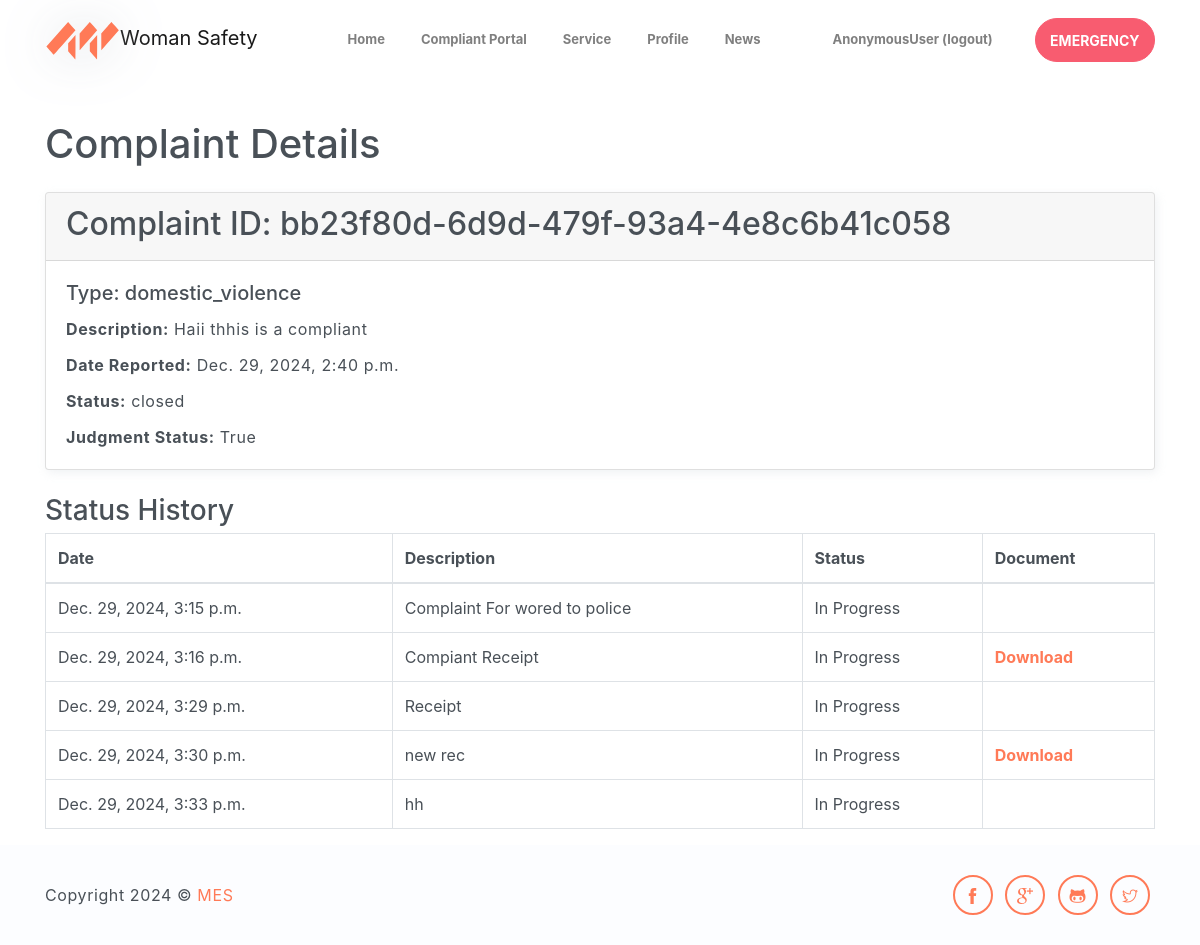
/complaint_details/1, run on the app's committed database.
### home/models.py (models this page shows, shortened)
class Complaint(models.Model):
    STATUS_CHOICES = [
        ('pending', 'Pending'),
        ('in_progress', 'In Progress'),
        ('resolved', 'Resolved'),
        ('closed', 'Closed'),
    ]
    user = models.ForeignKey(User, on_delete=models.CASCADE, related_name='complaints')
    complaint_id = models.UUIDField(default=uuid.uuid4, editable=False, unique=True)
    complaint_type = models.CharField(max_length=100, choices=[
        ('domestic_violence', 'Domestic Violence'),
        ('harassment', 'Harassment'),
        ('assault', 'Assault'),
        ('cybercrime', 'Cybercrime'),
        ('other', 'Other'),
    ])
    description = models.TextField()
    date_reported = models.DateTimeField(auto_now_add=True)
    status = models.CharField(max_length=50, choices=STATUS_CHOICES, default='pending')
    document = models.FileField(upload_to='complaints/', null=True, blank=True)
    date_updated = models.DateTimeField(auto_now=True)
    judgment_status= models.BooleanField(default=False)

class ComplaintStatus(models.Model):
    complaint = models.ForeignKey(Complaint, on_delete=models.CASCADE, related_name= "complaint_status")
    description = models.TextField(null=True, blank=True)
    STATUS_CHOICES = [
        ('pending', 'Pending'),
        ('in_progress', 'In Progress'),
        ('resolved', 'Resolved'),
        ('closed', 'Closed'),
    ]
    status = models.CharField(max_length=50, choices=STATUS_CHOICES, default='pending')
    date_updated = models.DateTimeField(auto_now=True)
    document = models.FileField(upload_to='complaints/', null=True, blank=True)

### home/views.py (the view)
# urls.py: path("complaint_details/<int:pk>",views.complaint_details,name="complaint_details"),
def complaint_details(request, pk):
    complaint = Complaint.objects.get(id = pk)
    context = {
        "complaint":complaint
    }
    return render(request,"complaint_details.html",context)

### templates/complaint_details.html (shortened to what this page needs)
{% extends 'index.html' %}
{% block content %}
<div class="container mt-4">
    <h1 class="mb-4">Complaint Details</h1>
    <div class="card mb-4">
        <div class="card-header">
            <h2>Complaint ID: {{ complaint.complaint_id }}</h2>
        </div>
        <div class="card-body">
            <h5 class="card-title">Type: {{ complaint.complaint_type }}</h5>
            <p class="card-text"><strong>Description:</strong> {{ complaint.description }}</p>
            <p class="card-text"><strong>Date Reported:</strong> {{ complaint.date_reported }}</p>
            <p class="card-text"><strong>Status:</strong> {{ complaint.status }}</p>
            <p class="card-text"><strong>Judgment Status:</strong> {{ complaint.judgment_status }}</p>
        </div>
    </div>
    <div class="mt-4">
        <h3>Status History</h3>
        <table class="table table-bordered">
            <thead>
                <tr>
                    <th scope="col">Date</th>
                    <th>Description</th>
                    <th scope="col">Status</th>
                    <th>Document</th>
                </tr>
            </thead>
            <tbody>
                {% for status in complaint.complaint_status.all %}
                    <tr>
                        <td>{{ status.date_updated }}</td>
                        <td>{{status.description}}</td>
                        <td>{{ status.get_status_display }}</td>
                        <th>
                            {% if status.document %}
                            <a href="{{status.document.url}}">Download</a>
                            {% endif %}
                        </th>
                    </tr>
                {% endfor %}
            </tbody>
        </table>
    </div>
</div>
{% endblock %}

### templates/index.html (shortened to what this page needs)
<!DOCTYPE html>
{% load static %}
<html lang="en">
<head>
    <link rel="stylesheet" href="{%static 'assets/vendors/themify-icons/css/themify-icons.css' %}">
    <link rel="stylesheet" href="{%static 'assets/css/steller.css' %}">
</head>
<body data-spy="scroll" data-target=".navbar" data-offset="40" id="home">
    <nav class="navbar navbar-expand-lg navbar-light fixed-top" data-spy="affix" data-offset-top="0">
        <div class="container">
            <a class="navbar-brand" href="#"><img src="{%static 'assets/imgs/logo.svg' %}" alt="">Woman Safety</a>
            <div class="collapse navbar-collapse" id="navbarSupportedContent">
                <ul class="navbar-nav ml-auto align-items-center">
                    <li class="nav-item">
                        <a class="nav-link" href="{%url 'HomePage' %}">Home</a>
                    </li>
                    <li class="nav-item">
                        <a class="nav-link" href="{%url 'compliant_portal' %}">Compliant Portal</a>
                    </li>
                    <li class="nav-item">
                        <a class="nav-link" href="{%url 'HomePage'%}#service">Service</a>
                    </li>
                    <li class="nav-item">
                        <a class="nav-link" href="{%url 'profile'%}">Profile</a>
                    </li>
                    <li class="nav-item">
                        <a class="nav-link" href="{%url 'HomePage'%}#blog">News</a>
                    </li>
                    <li class="nav-item">
                        <a class="nav-link" href="#testmonial"></a>
                    </li>
                    <li class="nav-item">
                        <a class="nav-link" href="{%url 'SignOut'%}">{{request.user}} (logout)</a>
                    </li>
                    <li class="nav-item">
                        <a class=" btn btn-danger rounded ml-4" id="alertLink" href="{%url 'sent_emergency_alert' %}">EMERGENCY</a>
                    </li>
                </ul>
            </div>
        </div>
    </nav>
    {% block content %}{% endblock %}
    <footer class="page-footer">
        <div class="container">
            <div class="row align-items-center">
                <div class="col-sm-6">
                    <p>Copyright
                        <script>document.write(new Date().getFullYear())</script> &copy; <a href=""
                            target="_blank">MES</a>
                    </p>
                </div>
                <div class="col-sm-6">
                    <div class="socials">
                        <a class="social-item" href="javascript:void(0)"><i class="ti-facebook"></i></a>
                        <a class="social-item" href="javascript:void(0)"><i class="ti-google"></i></a>
                        <a class="social-item" href="javascript:void(0)"><i class="ti-github"></i></a>
                        <a class="social-item" href="javascript:void(0)"><i class="ti-twitter"></i></a>
                    </div>
                </div>
            </div>
        </div>
    </footer>
</body>
</html>

### data on the page
Complaint: complaint_id "bb23f80d-6d9d-479f-93a4-4e8c6b41c058", complaint_type "domestic_violence", description "Haii thhis is a compliant", date_reported "Dec. 29, 2024, 2:40 p.m.", status "closed", judgment_status "True"
ComplaintStatus: date_updated "Dec. 29, 2024, 3:15 p.m.", description "Complaint For wored to police", status "In Progress"
ComplaintStatus: date_updated "Dec. 29, 2024, 3:16 p.m.", description "Compiant Receipt", status "In Progress"
ComplaintStatus: date_updated "Dec. 29, 2024, 3:29 p.m.", description "Receipt", status "In Progress"
ComplaintStatus: date_updated "Dec. 29, 2024, 3:30 p.m.", description "new rec", status "In Progress"
ComplaintStatus: date_updated "Dec. 29, 2024, 3:33 p.m.", description "hh", status "In Progress"

### other printed values
{{ request.user }} "AnonymousUser"
